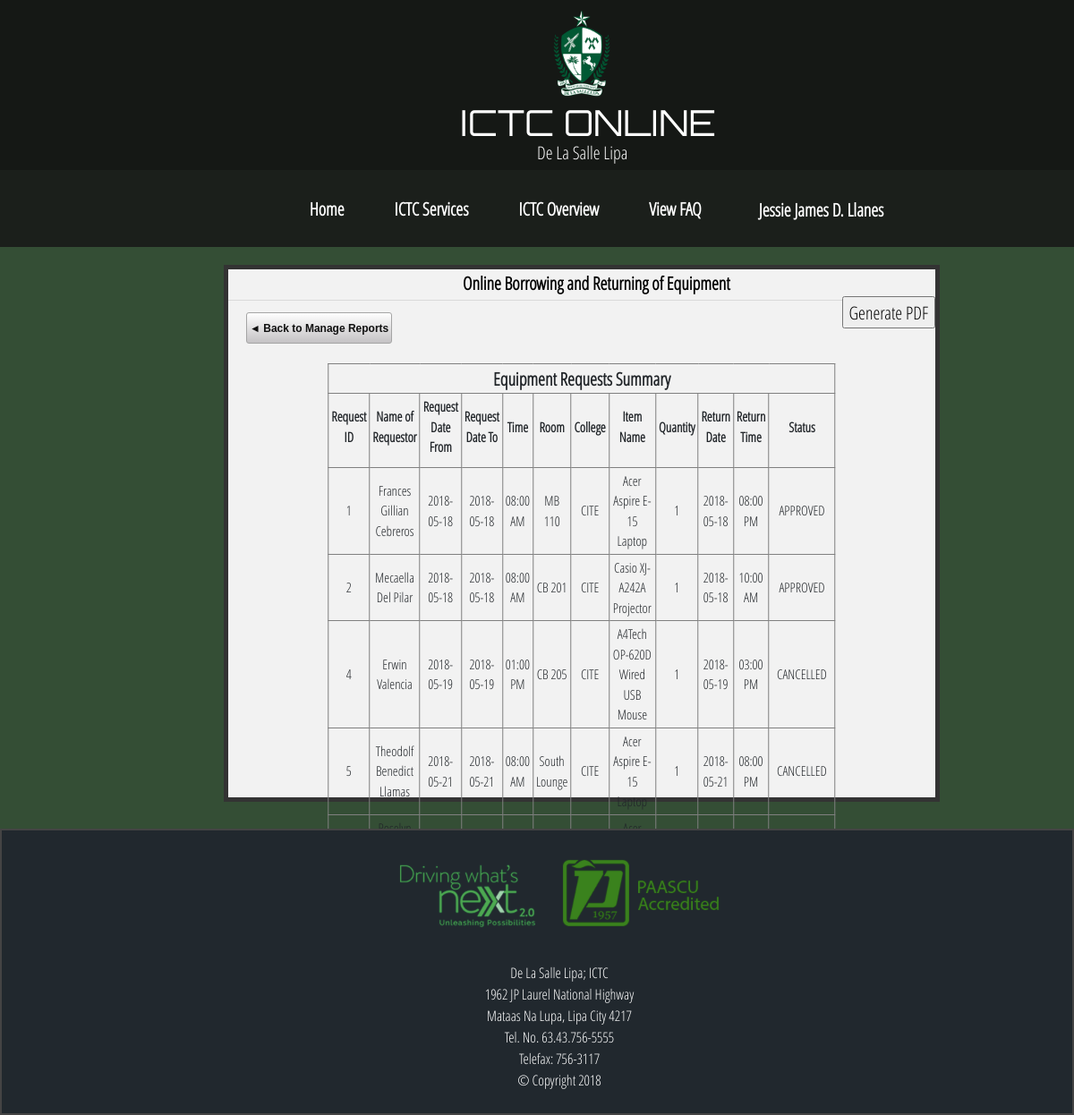
/Admin/generate_reports_by_status.php (signed in), run on the app's committed database.
### tables this page shows
CREATE TABLE `request` (
  `request_ID` int(255) NOT NULL,
  `user_ID` int(255) NOT NULL,
  `rqstr_name` varchar(255) NOT NULL,
  `date_from` date NOT NULL,
  `date_to` date NOT NULL,
  `time_rqstd` time(6) NOT NULL,
  `room` varchar(255) NOT NULL,
  `college` enum('CITE','CBEAM','CEAS','CIHTM','CON') NOT NULL,
  `item_name` varchar(255) NOT NULL,
  `quantity` int(255) NOT NULL,
  `purpose` longtext NOT NULL,
  `return_date` date NOT NULL,
  `return_time` time(6) NOT NULL,
  `status` varchar(255) NOT NULL,
  `received_by` varchar(255) NOT NULL,
  `comment` longtext NOT NULL
);

### Admin/generate_reports_by_status.php (the view, shortened to what this page needs)
		<meta http-equiv="refresh" content=".000001;url=../index-new.php"/><?php
	function fetch_data()
	{
		$output = '';
		$connect = mysqli_connect("localhost", "root", "", "ictc_obar");
		$sql_query="SELECT * FROM request ORDER BY status";
		$result_query=mysqli_query($connect,$sql_query);
		if(mysqli_num_rows($result_query)>0)
		{
			while($row=mysqli_fetch_array($result_query))
			{
				$request_ID=$row['request_ID'];
				$rqstr_name=$row['rqstr_name'];
				$date_from=$row['date_from'];
				$date_to=$row['date_to'];
				$time_rqstd=$row['time_rqstd'];
				$room=$row['room'];
				$college=$row['college'];
				$item_name=$row['item_name'];
				$quantity=$row['quantity'];
				$date_rtrn=$row['return_date'];
				$time_rtrn=$row['return_time'];
				$status=$row['status'];
				$output .= '<tr>
								<td class="info">'.$request_ID.'</td>
								<td class="info">'.$rqstr_name.'</td>
								<td>'.$date_from.'</td>
								<td>'.$date_to.'</td>
								<td>'.date("h:i A", strtotime($time_rqstd)).'</td>
								<td>'.$room.'</td>
								<td>'.$college.'</td>
								<td>'.$item_name.'</td>
								<td>'.$quantity.'</td>
								<td>'.$date_rtrn.'</td>
								<td>'.date("h:i A", strtotime($time_rtrn)).'</td>
								<td>'.$status.'</td>
							</tr>';
			}
		}
		return $output;
	}
?>
<!DOCTYPE html>
<html>
<head>
	<link rel="stylesheet" href="css/view_requests.css">
    <link rel="stylesheet" href="../Design Template/custom.css">
    <link rel="stylesheet" href="../Design Template/css/bootstrap.min.css">
	<link href="../Design Template/local-fonts/Orbitron/Orbitron.css" rel="stylesheet">
	<link href="../Design Template/local-fonts/Open-Sans/Open-Sans.css" rel="stylesheet">
</head>
<body>
	<div class="Header">
		<img src="../Design Template/images/DLSL-logo.png" class="logo" width="100px" height="100px">
		<div class="Title">ICTC ONLINE</div>
		<div class="SubTitle">De La Salle Lipa </div>
	</div>
	<div id="Menubar_position">
		<nav class="navbar navbar-expand-lg navbar-dark" style="background-color: #1B1F1B;">
			<div class="collapse navbar-collapse" id="navbarSupportedContent">
				<ul class="navbar-nav">
					<li class="nav-item active">
						<a class="nav-link" href="#">Home <span></span><span></span></a>
					</li>
					<li class="nav-item active">
						<a class="nav-link" href="#">ICTC Services </a>
					</li>
					<li class="nav-item active">
						<a class="nav-link" href="#">ICTC Overview</a>
					</li>
					<li class="nav-item active">
						<a class="nav-link" href="#">View FAQ</a>
					</li>
					<li class="nav-item active">
						<div class="dropdown">
							<a class="dropdown" href="#"><?php echo $_SESSION['fullname']; ?></a>
						</div>
					</li>
				</ul>
			</div>
		</nav>
	</div>
	<div class="main-body">
		<div class="Service">
			<p><b>Online Borrowing and Returning of Equipment</b></p><hr>
		</div>
		<div>
			<table class="status_table" border=1>
				<th colspan='14'><center>Equipment Requests Summary </center></th>
				<tr>
					<td><label>Request ID</label></td>
					<td><label>Name of Requestor</label></td>
					<td><label>Request Date From</label></td>
					<td><label>Request Date To</label></td>
					<td><label>Time</label></td>
					<td><label>Room</label></td>
					<td><label>College</label></td>
					<td><label>Item Name</label></td>
					<td><label>Quantity</label></td>
					<td><label>Return Date</label></td>
					<td><label>Return Time</label></td>
					<td><label>Status</label></td>
				</tr>
				<?php
					echo fetch_data();
				?>
			</table>
			<tr><td><button class="back_to_menu" onclick="location='manage_reports.php'"/>◄ Back to Manage Reports</button></td></tr><br>
			<form method="POST">
				<input type="submit" name="print" value="Generate PDF">
			</form>
		</div>
	</div>
	<footer>
		<div class="footer-info">
		<br>
		<center>
			<div class="footer-img">
			<img src="../Design Template/images/footer-img1.png">
			<img src="../Design Template/images/footer-img2.png">
			</div>
			<br>
			De La Salle Lipa; ICTC<br>
			1962 JP Laurel National Highway<br>
			Mataas Na Lupa, Lipa City 4217<br>
			Tel. No. 63.43.756-5555<br>
			Telefax: 756-3117<br>
			© Copyright 2018
			<br>
		</center>
		</div>
	</footer>
</body>
</html>

### Admin/css/view_requests.css (style rules this page uses)
body { background: #344e35 ; font-family: 'open_sans_condensedlight', sans-serif; font-size: 20px; }
label { font-weight: bold; }
.logo { display: flex; justify-content: center; position: absolute; left: 0px; top: 10px; }
.Title { font-family: 'orbitronlight', sans-serif; font-size: 40px; position: absolute; top: 108px; }
.SubTitle { font-family: 'open_sans_condensedlight', sans-serif; font-size: 20px; position: absolute; top: 155px; }
#Menubar_position { width: 100%; position: relative; z-index: 1; }
.navbar-nav { display: flex; justify-content: center; font-family: 'open_sans_condensedlight', sans-serif; font-size: 20px; }
.navbar-nav * { box-sizing: border-box; transition: all 0.35s ease; }
.navbar-nav li { display: inline-block list-style: outside none none; margin: .5em 1em; padding: 0; }
.navbar-nav a { padding: .5em 0.8em; color: rgba(255,255,255,0.5); position: relative; text-decoration: none; }
.navbar-nav a:before, .navbar-nav a:after { height: 14px; width: 14px; position: absolute; content: ''; transition: all 0.35s ease; opacity: 0; }
.navbar-nav a:before { right: 0; top: 0; border-right: 3px solid #087830; border-top: 3px solid white; transform: translate(-100%,50%); }
.navbar-nav a:after { left: 0; bottom: 0; border-left: 3px solid #087830; border-bottom: 3px solid white; transform: translate(100%,-50%) }
li { padding-left: 70px; }
.Service { float : top; clear : none; width : 100%; height: 100px; text-align: center; color: black; }
.Service p { position: relative; left: 50%; transform: translate(-40%, 0%); }
.Service hr { position: relative; top: -12px; }
@media only screen and (min-width: 1080px) { .logo { left: 50%; right: 50%; } }
@media only screen and (min-width: 1080px) { .Title { left: 50%; margin-right: -50%; transform: translate(-30%); } }
@media only screen and (min-width: 1080px) { .SubTitle { left: 50%; } }
@media only screen and (min-width: 1080px) { .navbar-nav { position: relative; left: 50%; margin-right: -50%; transform: translate(-40%); } }
.Header { display: flex; justify-content: center; align-items: baseline; margin: 0 auto; width: 100%; height: 190px; background: #151815; color: white; top: 90px; }
.main-body { display: flex; justify-content: center; align-items: baseline; z-index: 0; margin: 0 auto; position: relative; top: 20px; left: 50px; width: 800px; height: 600px; border-style: solid; border-width: 5px; border-color: #333; background: #f2f2f2; }
.status_table { position: absolute; top: 105px; left: 50%; transform: translate(-50%); }
td { font-size: 15px; text-align: center; padding: 3px; }
footer { width: 100%; height: 320px; background-color: #21282E; border-style: solid; border-width: 2px; border-color: #444; color: white; font-family: 'open_sans_condensedlight', sans-serif; position: relative; top: 50px; }
.footer-info { margin-left: 50px; margin-top: 0px; font-size: 80%; }
a:link { color: black; background-color: transparent; font-weight: bold; text-decoration: none; }
.back_to_menu { text-align: center; vertical-align: middle; height: 35px; padding: 3px 3px; border: 1px solid #a5a5a5; border-radius: 3px; background: #ffffff; background: -webkit-gradient(linear, left top, left bottom, from(#ffffff), to(#c4c2c4)); background: -moz-linear-gradient(top, #ffffff, #c4c2c4); background: linear-gradient(to bottom, #ffffff, #c4c2c4); font: normal normal bold 12px arial; color: #111111; text-decoration: none; position: absolute; left: 20px; top: 48px; }
.dropdown { position: relative; top: 5.5px; }
.dropdown a, .dropdown a:hover { color: white; text-decoration: none; }
* { box-sizing: border-box; }

### Design Template/css/custom.css (style rules this page uses)
body { background-color: black; }

### Admin/generate_reports_by_status.php (style rules this page uses)
body { background: #344e35 ; font-family: 'open_sans_condensedlight', sans-serif; font-size: 20px; }

### data on the page
request: request_ID "1", rqstr_name "Frances Gillian Cebreros", date_from "2018-05-18", date_to "2018-05-18", time_rqstd "08:00 AM", room "MB 110", college "CITE", item_name "Acer Aspire E-15 Laptop", quantity "1", return_date "2018-05-18", return_time "08:00 PM", status "APPROVED"
request: request_ID "2", rqstr_name "Mecaella Del Pilar", date_from "2018-05-18", date_to "2018-05-18", time_rqstd "08:00 AM", room "CB 201", college "CITE", item_name "Casio XJ-A242A Projector", quantity "1", return_date "2018-05-18", return_time "10:00 AM", status "APPROVED"
request: request_ID "4", rqstr_name "Erwin Valencia", date_from "2018-05-19", date_to "2018-05-19", time_rqstd "01:00 PM", room "CB 205", college "CITE", item_name "A4Tech OP-620D Wired USB Mouse", quantity "1", return_date "2018-05-19", return_time "03:00 PM", status "CANCELLED"
request: request_ID "5", rqstr_name "Theodolf Benedict Llamas", date_from "2018-05-21", date_to "2018-05-21", time_rqstd "08:00 AM", room "South Lounge", college "CITE", item_name "Acer Aspire E-15 Laptop", quantity "1", return_date "2018-05-21", return_time "08:00 PM", status "CANCELLED"
request: rqstr_name "Roselyn…", item_name "Acer…"

### other printed values
$_SESSION['fullname'] "Jessie James D. Llanes"
